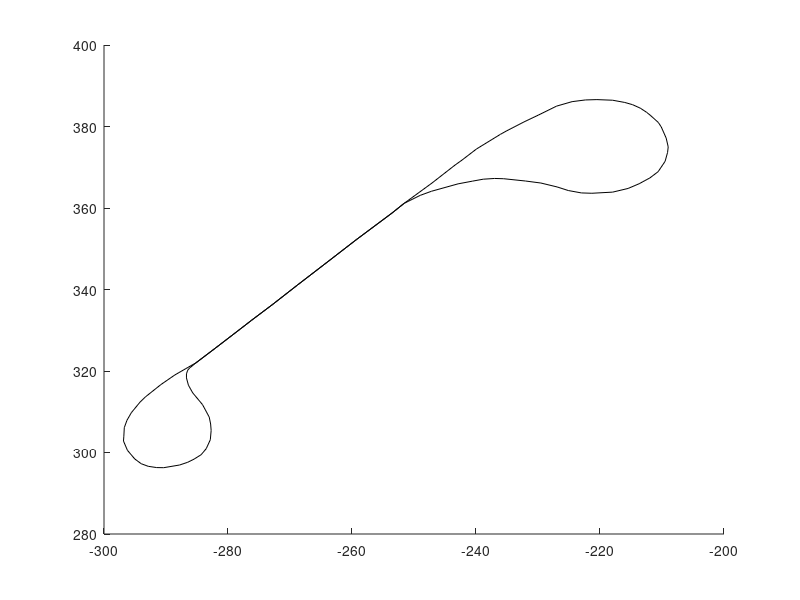

This figure's MATLAB source: (Note: this script raises an error after producing the figure.)
% close all;
clear all;
clc;


load('dataset_propagation.mat');

sleeping_time = 0.001;
zoom = 10;
flag_display = true;

flag_part1 = false;
flag_part2 = false;
flag_part3 = false;
flag_part4 = false;

res_pos_f_in_ref = [];
res_pos_l_in_ref = [];

pos_odom = data(1).pos_ref_f;
cov_odom = data(1).cov_ref_f;

nb_particles = 1000;
pos_odom_particles = [pos_odom(1)*ones(1, nb_particles);
                      pos_odom(2)*ones(1, nb_particles);
                      pos_odom(3)*ones(1, nb_particles)];

for(i = 2:1901)
    
    % part 1
    if(flag_part1)
        % data(i).pos_ref_f : reference pose of the follower
        % data(i).cov_ref_f : reference covariance matrix of the follower
        % data(i).pos_ref_l : reference pose of the leader
        % data(i).cov_ref_l : reference covariance matrix of the leader
        % data(i).pos_l_in_f : pose of the leader in the follower frame
        % data(i).cov_l_in_f : covariance matrix of the leader in the follower frame
        
        % [pos_f, cov_f] = ...
        % [pos_l, cov_l] = ...
    end
    
    % part 2
    if(flag_part3)
        % pos_f_in_ref = ...
        % pos_l_in_ref = ...

%         res_pos_f_in_ref = [res_pos_f_in_ref pos_f_in_ref];
%         res_pos_l_in_ref = [res_pos_l_in_ref pos_l_in_ref];
    end
    
    % part 3
    if(flag_part3)
        particles_ref_f = mvnrnd(data(i).pos_ref_f, round(data(i).cov_ref_f, 8), nb_particles)';
        particles_ref_l = mvnrnd(data(i).pos_ref_l, round(data(i).cov_ref_l, 8), nb_particles)';
        particles_l_in_f = mvnrnd(data(i).pos_l_in_f, round(data(i).cov_l_in_f, 8), nb_particles)';
        
        % particles_f = ...
        % particles_l = ...
    end
    
    % part 4
    if(flag_part4)
        % data(i).vel_f(1) : longitudinal speed
        % data(i).vel_f(2) : rotation speed
        % data(i).time : time at iteration i
        
        cov_vel = [0.3 0.0; 0.0 0.001];
        
        % [pos_odom, cov_odom] = ...
    end
        
    if(flag_display)
        figure(1);
        clf;
        hold on;
        %Map display
        plot(map(:,1),map(:,2), '-k');
        
        % Display of the follower
        displayPos(data(i).pos_ref_f, 1, 'b');
        displayCov(data(i).pos_ref_f, data(i).cov_ref_f, 0.95, 'b');
        % Display of the leader
        displayPos(data(i).pos_ref_l, 1, 'b');
        displayCov(data(i).pos_ref_l, data(i).cov_ref_l, 0.95, 'b');
        
        if(flag_part1)
            % Display of the follower
            displayPos(pos_f, 1, 'r');
            displayCov(pos_f, cov_f, 0.95, 'r');
            
            % Display of the leader
            displayPos(pos_l, 1, 'r');
            displayCov(pos_l, cov_l, 0.95, 'r');
        end
        if(flag_part3)
            % Display of the follower particles
            sct = scatter(particles_f(1,:), particles_f(2,:), 5, 'r', 'filled');
            sct.MarkerFaceAlpha = 0.1;
            % Display of the leader particles
            sct = scatter(particles_l(1,:), particles_l(2,:), 5, 'r', 'filled');
            sct.MarkerFaceAlpha = 0.1;
        end
        if(flag_part4)
            % Display of the odometry            
            displayPos(pos_l, 1, 'r');
            displayCov(pos_odom, cov_odom, 0.95, 'm');
        end

        hold off;
        
        axis equal;

        xlabel('m');ylabel('m');title('The two cars on SEVILLE (ENU coordinates)');
        
        if zoom == 0 %no zoom; full display of the map
            xlim([-320 -200]);
            ylim([290 390]);
        else %zoom in view
            xlim([(data(i).pos_ref_f(1)+data(i).pos_ref_l(1))/2-zoom...
                  (data(i).pos_ref_f(1)+data(i).pos_ref_l(1))/2+zoom]);
            ylim([(data(i).pos_ref_f(2)+data(i).pos_ref_l(2))/2-zoom...
                  (data(i).pos_ref_f(2)+data(i).pos_ref_l(2))/2+zoom]);
        end
        
        pause(sleeping_time);
    end 
    
end

if(flag_part2)
    figure(2);
    clf
    hold on;
    sct = scatter(res_pos_f_in_ref(1,:), res_pos_f_in_ref(2,:), 15, 'r', 'filled');
    sct.MarkerFaceAlpha = 0.1;
    sct = scatter(res_pos_l_in_ref(1,:), res_pos_l_in_ref(2,:), 15, 'g', 'filled');
    sct.MarkerFaceAlpha = 0.1;
    hold off
    axis equal;
end